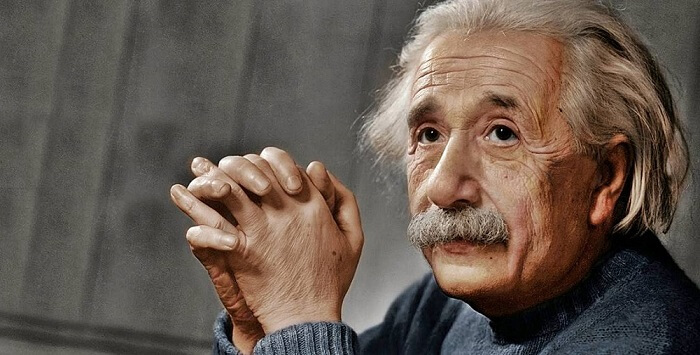
#> input picture albert.jpg, 700 x 355 px
$ python Write_img.py
#> lines starting #> are read from the running program, lines starting #| are printed output that depends on the picture
import cv2 as cv

img = cv.imread("albert.jpg", 0)
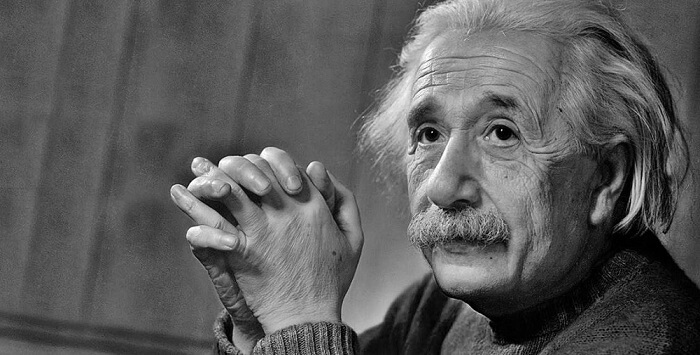
#> img: shape (355, 700); min 0, max 255, mean 91.1
print(img)
#> (printed output is left out)

# Create New image
cv.imwrite("New-Abert1.jpg", img)

cv.waitKey(0)

$ run again, with 20210209_143535.jpg copied over albert.jpg
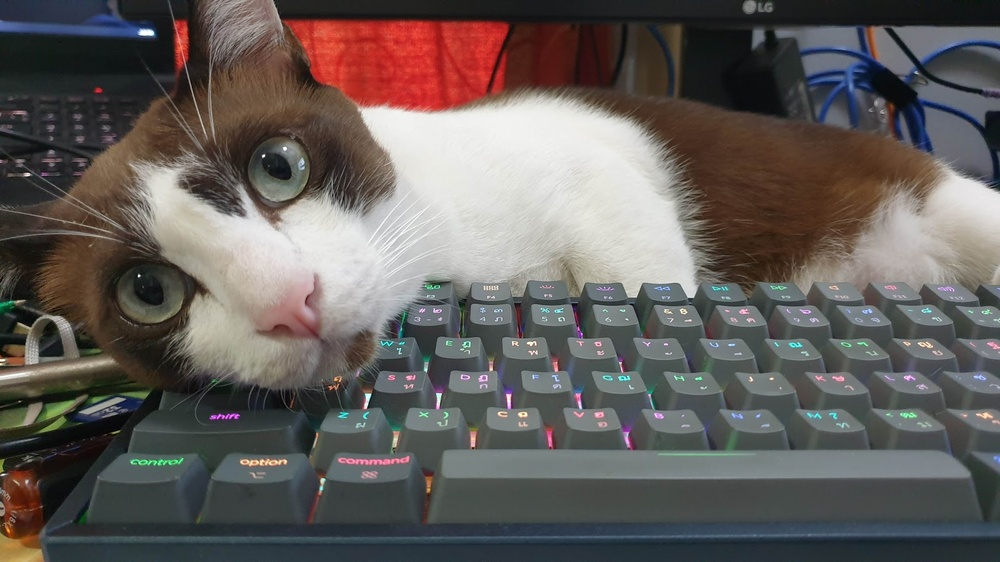
#> input picture 20210209_143535.jpg, 1000 x 562 px, shrunk from 1625 x 914 before the run
#> `img = cv.imread("albert.jpg", 0)`:
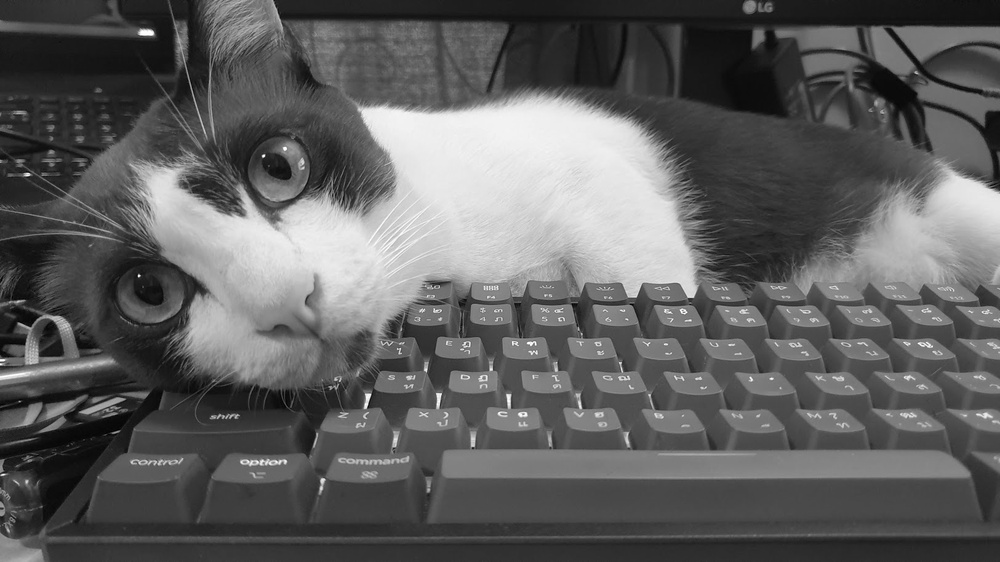
#> img: shape (562, 1000); min 0, max 255, mean 95.3
#> (printed output is left out)

$ run again, with tiger.jpg copied over albert.jpg
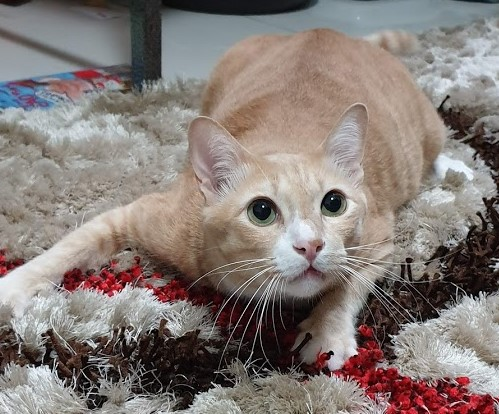
#> input picture tiger.jpg, 499 x 414 px
#> `img = cv.imread("albert.jpg", 0)`:
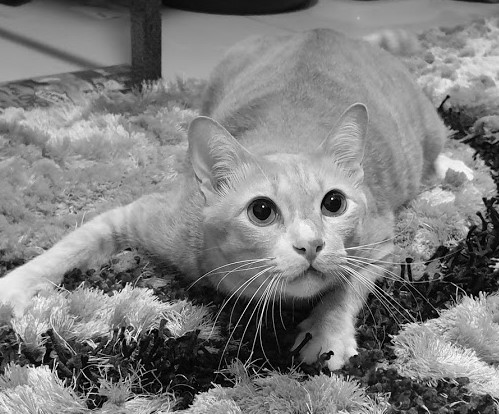
#> img: shape (414, 499); min 0, max 255, mean 126.8
#> (printed output is left out)
